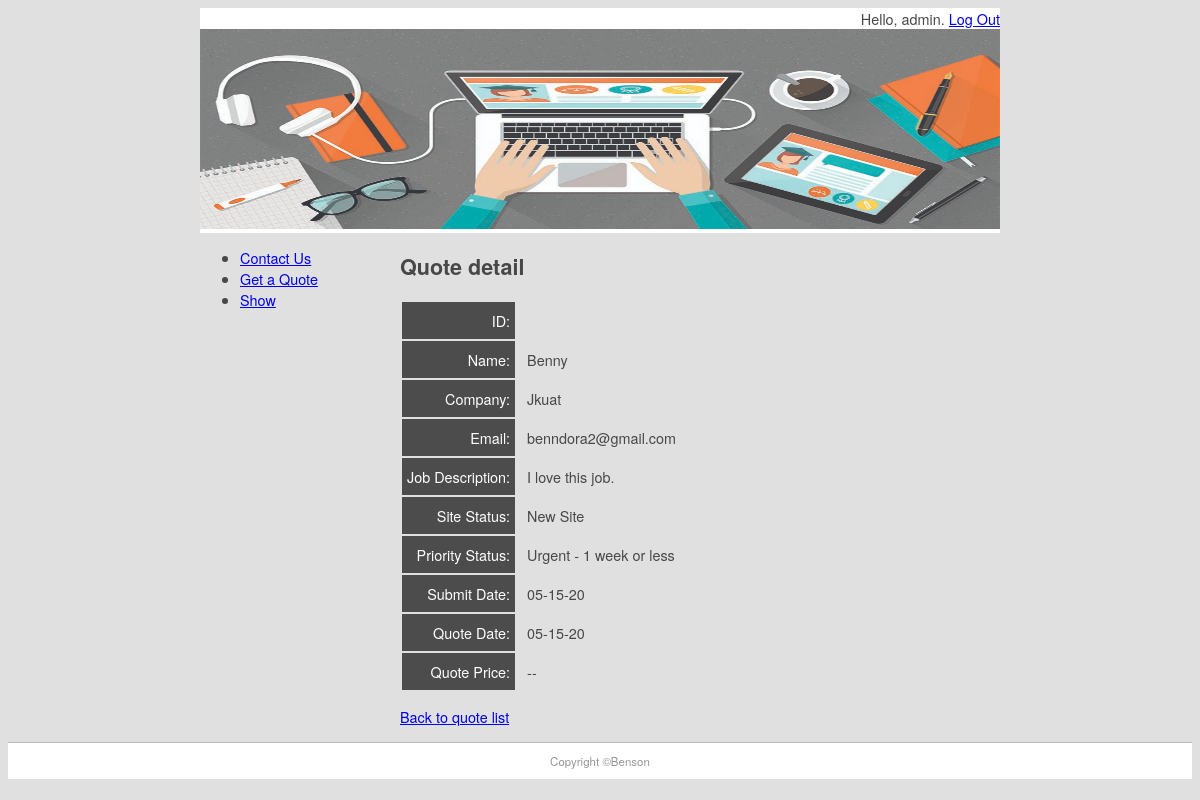
The app's page /quote/show/1 (signed in) with its own data.
### quotes/models.py (models this page shows, shortened)
class Quote(models.Model):
    name = models.CharField(max_length=100)
    position = models.CharField(max_length=60, blank=True)
    company = models.CharField(max_length=60, blank=True)
    address = models.CharField(max_length=200, blank=True)
    phone = models.CharField(max_length=30, blank=True)
    email = models.EmailField()
    web = models.URLField(blank=True)
    description = models.TextField()
    sitestatus = models.CharField(max_length=20,
choices=STATUS_CHOICES)
    priority = models.CharField(max_length=40,
choices=PRIORITY_CHOICES)
    jobfile = models.FileField(upload_to='uploads/', blank=True)
    submitted = models.DateField(auto_now=True)
    quotedate = models.DateField(blank=True, null=True)
    quoteprice = models.DecimalField(decimal_places=2,max_digits=7, blank=True, default=0)
    username = models.ForeignKey(User, blank=True,
null=True, on_delete=models.CASCADE)

### quotes/views.py (the view)
# urls.py: path('show/<int:pk>', QuoteView.as_view(),name='quote-detail'),
class QuoteView(LoginRequiredMixin, DetailView):
    login_url = reverse_lazy('login')
    context_object_name = 'quote'
    def get_queryset(self):
        return Quote.objects.filter(username=self.request.user)

### quotes/templates/quotes/quote_detail.html (shortened to what this page needs)
{% extends "quotes/quote.html" %}
{% block content %}
<h1>Quote detail</h1>
<table class="quote">
    <tr><td>ID:</td><td>{{ Quote.id }}</td></tr>
    <tr><td>Name:</td><td>{{ quote.name }}</td></tr>
    <tr><td>Company:</td><td>{{ quote.company }}</td></tr>
    <tr><td>Email:</td><td>{{ quote.email }}</td></tr>
    <tr><td>Job Description:</td><td>{{ quote.description }}</td></tr>
    <tr><td>Site Status:</td><td>{{ quote.get_sitestatus_display }}</td></tr>
    <tr><td>Priority Status:</td><td> {{ quote.get_priority_display }}</td></tr>
    <tr><td>Submit Date:</td><td>{{ quote.submitted|date:"m-d-y" }}</td></tr>
    <tr><td>Quote Date:</td><td>{{ quote.quotedate|date:"m-d-y"|default:"pending" }}</td></tr>
    <tr><td>Quote Price:</td><td>{{ quote.quoteprice|default:"--" }}</td></tr>
</table>
<p><a href="../show">Back to quote list</a></p>
{% endblock content %}

### mfdw_site/templates/base.html (shortened to what this page needs)
{% load static %}
<!doctype html>
<html>
<head>
<link href="{% static 'main.css' %}" rel="stylesheet"type="text/css">
</head>
<body>
    <div id="wrapper">
        <header id="header">
            <span style="float: right;">
              {% if user.is_authenticated %}
                Hello, {{ user.username }}. <a href="{% url 'logout' %}?next=/">Log Out </a>
                {% else %}
                   Not logged in. <a href="{% url 'login' %}?next=/">Login</a>
              {% endif %}
            </span>
            <div id="topbanner"><img src="{% static 'top_banner.jpg' %}" width="800" height="200" alt=""/></div>
        </header>
        <aside id="leftsidebar">
            <ul>
            <nav id="id">
               <li><a href="/contact">Contact Us</a></li>
               <li><a href="/quote/">Get a Quote</a></li>
               <li><a href="/quote/show">Show</a></li>
            </ul>
        </aside>
    </div>
    <section id="main">
        {% block content %}{% endblock content %}
        </section>
        <footer id="footer">Copyright &copy;Benson</footer>
</body>
</html>

### mfdw_site/static/main.css (style rules this page uses)
#header { border-style: none; width: 800px; height: auto; }
#wrapper { margin-top: 0px; margin-left: auto; margin-right: auto; background-color: #FFFFFF; width: 800px; }
body { background-color: #E0E0E0; font-family: Gotham, "Helvetica Neue", Helvetica, Arial, sans-serif; font-size: 0.9em; text-align: justify; color: #474747; }
#footer { text-align: center; font-size: 0.8em; margin-top: 5px; padding-top: 10px; padding-bottom: 10px; background-color: #FFFFFF; border-top: thin solid #BBBBBB; clear: both; color: #969696; }
#leftsidebar { width: 180px; height: 350px; float: left; }
#main { width: 560px; float: left; margin-left: 20px; margin-right: 10px; padding-right: 10px; }
.quote td:first-child { background-color: #4c4c4c; color: white; text-align: right; padding: 8px 5px; border: none; }
.quote td { padding: 5px 10px; }

### records on screen
Quote: name "Benny", company "Jkuat", email "benndora2@gmail.com", description "I love this job.", sitestatus "New Site", priority "Urgent - 1 week or less", submitted "05-15-20", quotedate "05-15-20", quoteprice "--"

### other values on screen
{{ user.username }} "admin"
